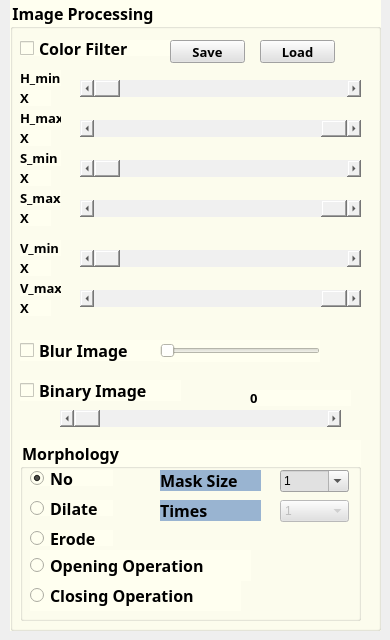
   <widget class="QWidget" name="tab_2">
    <attribute name="title">
     <string>ImageProcessing</string>
    </attribute>
    <widget class="QGroupBox" name="groupBox_3">
     <property name="geometry">
      <rect>
       <x>10</x>
       <y>0</y>
       <width>371</width>
       <height>631</height>
      </rect>
     </property>
     <property name="font">
      <font>
       <family>微軟正黑體</family>
       <pointsize>12</pointsize>
       <weight>75</weight>
       <bold>true</bold>
      </font>
     </property>
     <property name="styleSheet">
      <string notr="true">background-color: rgb(255, 255, 240);</string>
     </property>
     <property name="title">
      <string>Image Processing</string>
     </property>
     <widget class="QCheckBox" name="checkBox_ColorFilter">
      <property name="geometry">
       <rect>
        <x>10</x>
        <y>40</y>
        <width>161</width>
        <height>16</height>
       </rect>
      </property>
      <property name="font">
       <font>
        <family>微軟正黑體</family>
        <pointsize>12</pointsize>
        <weight>75</weight>
        <bold>true</bold>
       </font>
      </property>
      <property name="text">
       <string>Color Filter</string>
      </property>
     </widget>
     <widget class="QPushButton" name="button_Save_ColorFilter">
      <property name="geometry">
       <rect>
        <x>160</x>
        <y>40</y>
        <width>75</width>
        <height>23</height>
       </rect>
      </property>
      <property name="font">
       <font>
        <family>微軟正黑體</family>
        <pointsize>10</pointsize>
        <weight>75</weight>
        <bold>true</bold>
       </font>
      </property>
      <property name="styleSheet">
       <string notr="true">background-color: rgb(225, 225, 225);</string>
      </property>
      <property name="text">
       <string>Save</string>
      </property>
     </widget>
     <widget class="QPushButton" name="button_Load_ColorFilter">
      <property name="geometry">
       <rect>
        <x>250</x>
        <y>40</y>
        <width>75</width>
        <height>23</height>
       </rect>
      </property>
      <property name="font">
       <font>
        <family>微軟正黑體</family>
        <pointsize>10</pointsize>
        <weight>75</weight>
        <bold>true</bold>
       </font>
      </property>
      <property name="styleSheet">
       <string notr="true">background-color: rgb(225, 225, 225);</string>
      </property>
      <property name="text">
       <string>Load</string>
      </property>
     </widget>
     <widget class="QScrollBar" name="hScrollBar_Hmin">
      <property name="geometry">
       <rect>
        <x>70</x>
        <y>80</y>
        <width>281</width>
        <height>17</height>
       </rect>
      </property>
      <property name="styleSheet">
       <string notr="true">background-color: rgb(240, 240, 240);</string>
      </property>
      <property name="maximum">
       <number>180</number>
      </property>
      <property name="orientation">
       <enum>Qt::Horizontal</enum>
      </property>
     </widget>
     <widget class="QLabel" name="label_Hmin_Value">
      <property name="geometry">
       <rect>
        <x>10</x>
        <y>90</y>
        <width>31</width>
        <height>16</height>
       </rect>
      </property>
      <property name="font">
       <font>
        <family>微軟正黑體</family>
        <pointsize>10</pointsize>
        <weight>75</weight>
        <bold>true</bold>
       </font>
      </property>
      <property name="text">
       <string>X</string>
      </property>
     </widget>
     <widget class="QLabel" name="label_Coordinate_Image_Value_8">
      <property name="geometry">
       <rect>
        <x>10</x>
        <y>70</y>
        <width>41</width>
        <height>16</height>
       </rect>
      </property>
      <property name="font">
       <font>
        <family>微軟正黑體</family>
        <pointsize>10</pointsize>
        <weight>75</weight>
        <bold>true</bold>
       </font>
      </property>
      <property name="text">
       <string>H_min</string>
      </property>
     </widget>
     <widget class="QLabel" name="label_Coordinate_Image_Value_9">
      <property name="geometry">
       <rect>
        <x>10</x>
        <y>110</y>
        <width>41</width>
        <height>16</height>
       </rect>
      </property>
      <property name="font">
       <font>
        <family>微軟正黑體</family>
        <pointsize>10</pointsize>
        <weight>75</weight>
        <bold>true</bold>
       </font>
      </property>
      <property name="text">
       <string>H_max</string>
      </property>
     </widget>
     <widget class="QScrollBar" name="hScrollBar_Hmax">
      <property name="geometry">
       <rect>
        <x>70</x>
        <y>120</y>
        <width>281</width>
        <height>17</height>
       </rect>
      </property>
      <property name="styleSheet">
       <string notr="true">background-color: rgb(240, 240, 240);</string>
      </property>
      <property name="maximum">
       <number>180</number>
      </property>
      <property name="value">
       <number>180</number>
      </property>
      <property name="orientation">
       <enum>Qt::Horizontal</enum>
      </property>
     </widget>
     <widget class="QLabel" name="label_Hmax_Value">
      <property name="geometry">
       <rect>
        <x>10</x>
        <y>130</y>
        <width>31</width>
        <height>16</height>
       </rect>
      </property>
      <property name="font">
       <font>
        <family>微軟正黑體</family>
        <pointsize>10</pointsize>
        <weight>75</weight>
        <bold>true</bold>
       </font>
      </property>
      <property name="text">
       <string>X</string>
      </property>
     </widget>
     <widget class="QLabel" name="label_Coordinate_Image_Value_10">
      <property name="geometry">
       <rect>
        <x>10</x>
        <y>150</y>
        <width>41</width>
        <height>16</height>
       </rect>
      </property>
      <property name="font">
       <font>
        <family>微軟正黑體</family>
        <pointsize>10</pointsize>
        <weight>75</weight>
        <bold>true</bold>
       </font>
      </property>
      <property name="text">
       <string>S_min</string>
      </property>
     </widget>
     <widget class="QLabel" name="label_Coordinate_Image_Value_11">
      <property name="geometry">
       <rect>
        <x>10</x>
        <y>190</y>
        <width>41</width>
        <height>16</height>
       </rect>
      </property>
      <property name="font">
       <font>
        <family>微軟正黑體</family>
        <pointsize>10</pointsize>
        <weight>75</weight>
        <bold>true</bold>
       </font>
      </property>
      <property name="text">
       <string>S_max</string>
      </property>
     </widget>
     <widget class="QScrollBar" name="hScrollBar_Smax">
      <property name="geometry">
       <rect>
        <x>70</x>
        <y>200</y>
        <width>281</width>
        <height>17</height>
       </rect>
      </property>
      <property name="styleSheet">
       <string notr="true">background-color: rgb(240, 240, 240);</string>
      </property>
      <property name="maximum">
       <number>255</number>
      </property>
      <property name="value">
       <number>255</number>
      </property>
      <property name="orientation">
       <enum>Qt::Horizontal</enum>
      </property>
     </widget>
     <widget class="QLabel" name="label_Smax_Value">
      <property name="geometry">
       <rect>
        <x>10</x>
        <y>210</y>
        <width>31</width>
        <height>16</height>
       </rect>
      </property>
      <property name="font">
       <font>
        <family>微軟正黑體</family>
        <pointsize>10</pointsize>
        <weight>75</weight>
        <bold>true</bold>
       </font>
      </property>
      <property name="text">
       <string>X</string>
      </property>
     </widget>
     <widget class="QScrollBar" name="hScrollBar_Smin">
      <property name="geometry">
       <rect>
        <x>70</x>
        <y>160</y>
        <width>281</width>
        <height>17</height>
       </rect>
      </property>
      <property name="styleSheet">
       <string notr="true">background-color: rgb(240, 240, 240);</string>
      </property>
      <property name="maximum">
       <number>255</number>
      </property>
      <property name="orientation">
       <enum>Qt::Horizontal</enum>
      </property>
     </widget>
     <widget class="QLabel" name="label_Smin_Value">
      <property name="geometry">
       <rect>
        <x>10</x>
        <y>170</y>
        <width>31</width>
        <height>16</height>
       </rect>
      </property>
      <property name="font">
       <font>
        <family>微軟正黑體</family>
        <pointsize>10</pointsize>
        <weight>75</weight>
        <bold>true</bold>
       </font>
      </property>
      <property name="text">
       <string>X</string>
      </property>
     </widget>
     <widget class="QLabel" name="label_Coordinate_Image_Value_12">
      <property name="geometry">
       <rect>
        <x>10</x>
        <y>240</y>
        <width>41</width>
        <height>16</height>
       </rect>
      </property>
      <property name="font">
       <font>
        <family>微軟正黑體</family>
        <pointsize>10</pointsize>
        <weight>75</weight>
        <bold>true</bold>
       </font>
      </property>
      <property name="text">
       <string>V_min</string>
      </property>
     </widget>
     <widget class="QLabel" name="label_Coordinate_Image_Value_13">
      <property name="geometry">
       <rect>
        <x>10</x>
        <y>280</y>
        <width>41</width>
        <height>16</height>
       </rect>
      </property>
      <property name="font">
       <font>
        <family>微軟正黑體</family>
        <pointsize>10</pointsize>
        <weight>75</weight>
        <bold>true</bold>
       </font>
      </property>
      <property name="text">
       <string>V_max</string>
      </property>
     </widget>
     <widget class="QLabel" name="label_Vmax_Value">
      <property name="geometry">
       <rect>
        <x>10</x>
        <y>300</y>
        <width>31</width>
        <height>16</height>
       </rect>
      </property>
      <property name="font">
       <font>
        <family>微軟正黑體</family>
        <pointsize>10</pointsize>
        <weight>75</weight>
        <bold>true</bold>
       </font>
      </property>
      <property name="text">
       <string>X</string>
      </property>
     </widget>
     <widget class="QScrollBar" name="hScrollBar_Vmax">
      <property name="geometry">
       <rect>
        <x>70</x>
        <y>290</y>
        <width>281</width>
        <height>17</height>
       </rect>
      </property>
      <property name="styleSheet">
       <string notr="true">background-color: rgb(240, 240, 240);</string>
      </property>
      <property name="maximum">
       <number>255</number>
      </property>
      <property name="value">
       <number>255</number>
      </property>
      <property name="orientation">
       <enum>Qt::Horizontal</enum>
      </property>
     </widget>
     <widget class="QLabel" name="label_Vmin_Value">
      <property name="geometry">
       <rect>
        <x>10</x>
        <y>260</y>
        <width>31</width>
        <height>16</height>
       </rect>
      </property>
      <property name="font">
       <font>
        <family>微軟正黑體</family>
        <pointsize>10</pointsize>
        <weight>75</weight>
        <bold>true</bold>
       </font>
      </property>
      <property name="text">
       <string>X</string>
      </property>
     </widget>
     <widget class="QScrollBar" name="hScrollBar_Vmin">
      <property name="geometry">
       <rect>
        <x>70</x>
        <y>250</y>
        <width>281</width>
        <height>17</height>
       </rect>
      </property>
      <property name="styleSheet">
       <string notr="true">background-color: rgb(240, 240, 240);</string>
      </property>
      <property name="maximum">
       <number>255</number>
      </property>
      <property name="orientation">
       <enum>Qt::Horizontal</enum>
      </property>
     </widget>
     <widget class="QCheckBox" name="checkBox_BlurImage">
      <property name="geometry">
       <rect>
        <x>10</x>
        <y>340</y>
        <width>161</width>
        <height>21</height>
       </rect>
      </property>
      <property name="font">
       <font>
        <family>微軟正黑體</family>
        <pointsize>12</pointsize>
        <weight>75</weight>
        <bold>true</bold>
       </font>
      </property>
      <property name="text">
       <string>Blur Image</string>
      </property>
     </widget>
     <widget class="QSlider" name="trackBar_BlurMaskSize">
      <property name="geometry">
       <rect>
        <x>150</x>
        <y>340</y>
        <width>160</width>
        <height>22</height>
       </rect>
      </property>
      <property name="orientation">
       <enum>Qt::Horizontal</enum>
      </property>
     </widget>
     <widget class="QCheckBox" name="checkBox_BinaryImage">
      <property name="geometry">
       <rect>
        <x>10</x>
        <y>380</y>
        <width>161</width>
        <height>21</height>
       </rect>
      </property>
      <property name="font">
       <font>
        <family>微軟正黑體</family>
        <pointsize>12</pointsize>
        <weight>75</weight>
        <bold>true</bold>
       </font>
      </property>
      <property name="text">
       <string>Binary Image</string>
      </property>
     </widget>
     <widget class="QLabel" name="label_BinaryThreshold">
      <property name="geometry">
       <rect>
        <x>240</x>
        <y>390</y>
        <width>101</width>
        <height>16</height>
       </rect>
      </property>
      <property name="font">
       <font>
        <family>微軟正黑體</family>
        <pointsize>10</pointsize>
        <weight>75</weight>
        <bold>true</bold>
       </font>
      </property>
      <property name="text">
       <string>0</string>
      </property>
     </widget>
     <widget class="QScrollBar" name="hScrollBar_BinaryImage">
      <property name="geometry">
       <rect>
        <x>50</x>
        <y>410</y>
        <width>281</width>
        <height>17</height>
       </rect>
      </property>
      <property name="styleSheet">
       <string notr="true">background-color: rgb(240, 240, 240);</string>
      </property>
      <property name="maximum">
       <number>255</number>
      </property>
      <property name="orientation">
       <enum>Qt::Horizontal</enum>
      </property>
     </widget>
     <widget class="QGroupBox" name="groupBox_4">
      <property name="geometry">
       <rect>
        <x>10</x>
        <y>440</y>
        <width>341</width>
        <height>181</height>
       </rect>
      </property>
      <property name="font">
       <font>
        <family>微軟正黑體</family>
        <pointsize>12</pointsize>
        <weight>75</weight>
        <bold>true</bold>
       </font>
      </property>
      <property name="title">
       <string>Morphology</string>
      </property>
      <widget class="QRadioButton" name="radioButton_Morphology_No">
       <property name="geometry">
        <rect>
         <x>10</x>
         <y>30</y>
         <width>83</width>
         <height>16</height>
        </rect>
       </property>
       <property name="font">
        <font>
         <family>微軟正黑體</family>
         <pointsize>12</pointsize>
         <weight>75</weight>
         <bold>true</bold>
        </font>
       </property>
       <property name="text">
        <string>No</string>
       </property>
       <property name="checked">
        <bool>true</bool>
       </property>
      </widget>
      <widget class="QLabel" name="label_Coordinate_Image_Value_3">
       <property name="geometry">
        <rect>
         <x>140</x>
         <y>30</y>
         <width>101</width>
         <height>21</height>
        </rect>
       </property>
       <property name="font">
        <font>
         <family>微軟正黑體</family>
         <pointsize>12</pointsize>
         <weight>75</weight>
         <bold>true</bold>
        </font>
       </property>
       <property name="styleSheet">
        <string notr="true">background-color: rgb(153, 180, 209);</string>
       </property>
       <property name="text">
        <string>Mask Size</string>
       </property>
      </widget>
      <widget class="QLabel" name="label_Coordinate_Image_Value_4">
       <property name="geometry">
        <rect>
         <x>140</x>
         <y>60</y>
         <width>101</width>
         <height>21</height>
        </rect>
       </property>
       <property name="font">
        <font>
         <family>微軟正黑體</family>
         <pointsize>12</pointsize>
         <weight>75</weight>
         <bold>true</bold>
        </font>
       </property>
       <property name="styleSheet">
        <string notr="true">background-color: rgb(153, 180, 209);</string>
       </property>
       <property name="text">
        <string>Times</string>
       </property>
      </widget>
      <widget class="QRadioButton" name="radioButton_Dilate">
       <property name="geometry">
        <rect>
         <x>10</x>
         <y>60</y>
         <width>83</width>
         <height>16</height>
        </rect>
       </property>
       <property name="font">
        <font>
         <family>微軟正黑體</family>
         <pointsize>12</pointsize>
         <weight>75</weight>
         <bold>true</bold>
        </font>
       </property>
       <property name="text">
        <string>Dilate</string>
       </property>
      </widget>
      <widget class="QRadioButton" name="radioButton_Erode">
       <property name="geometry">
        <rect>
         <x>10</x>
         <y>90</y>
         <width>83</width>
         <height>16</height>
        </rect>
       </property>
       <property name="font">
        <font>
         <family>微軟正黑體</family>
         <pointsize>12</pointsize>
         <weight>75</weight>
         <bold>true</bold>
        </font>
       </property>
       <property name="text">
        <string>Erode</string>
       </property>
      </widget>
      <widget class="QRadioButton" name="radioButton_ClosingOperation">
       <property name="geometry">
        <rect>
         <x>10</x>
         <y>140</y>
         <width>211</width>
         <height>31</height>
        </rect>
       </property>
       <property name="font">
        <font>
         <family>微軟正黑體</family>
         <pointsize>12</pointsize>
         <weight>75</weight>
         <bold>true</bold>
        </font>
       </property>
       <property name="text">
        <string>Closing Operation</string>
       </property>
      </widget>
      <widget class="QRadioButton" name="radioButton_OpeningOperation">
       <property name="geometry">
        <rect>
         <x>10</x>
         <y>110</y>
         <width>221</width>
         <height>31</height>
        </rect>
       </property>
       <property name="font">
        <font>
         <family>微軟正黑體</family>
         <pointsize>12</pointsize>
         <weight>75</weight>
         <bold>true</bold>
        </font>
       </property>
       <property name="text">
        <string>Opening Operation</string>
       </property>
      </widget>
      <widget class="QComboBox" name="comboBox_MorphologyMaskSize">
       <property name="enabled">
        <bool>true</bool>
       </property>
       <property name="geometry">
        <rect>
         <x>260</x>
         <y>30</y>
         <width>69</width>
         <height>22</height>
        </rect>
       </property>
       <property name="mouseTracking">
        <bool>true</bool>
       </property>
       <property name="styleSheet">
        <string notr="true">background-color: rgb(225, 225, 225);</string>
       </property>
       <property name="editable">
        <bool>true</bool>
       </property>
       <property name="currentText">
        <string>1</string>
       </property>
       <property name="currentIndex">
        <number>0</number>
       </property>
       <property name="minimumContentsLength">
        <number>0</number>
       </property>
       <item>
        <property name="text">
         <string>1</string>
        </property>
       </item>
       <item>
        <property name="text">
         <string>3</string>
        </property>
       </item>
       <item>
        <property name="text">
         <string>5</string>
        </property>
       </item>
       <item>
        <property name="text">
         <string>7</string>
        </property>
       </item>
       <item>
        <property name="text">
         <string>9</string>
        </property>
       </item>
       <item>
        <property name="text">
         <string>11</string>
        </property>
       </item>
       <item>
        <property name="text">
         <string>13</string>
        </property>
       </item>
       <item>
        <property name="text">
         <string>15</string>
        </property>
       </item>
      </widget>
      <widget class="QComboBox" name="comboBox_MorphologyTimes">
       <property name="enabled">
        <bool>false</bool>
       </property>
       <property name="geometry">
        <rect>
         <x>260</x>
         <y>60</y>
         <width>69</width>
         <height>22</height>
        </rect>
       </property>
       <property name="styleSheet">
        <string notr="true">background-color: rgb(225, 225, 225);</string>
       </property>
       <item>
        <property name="text">
         <string>1</string>
        </property>
       </item>
       <item>
        <property name="text">
         <string>2</string>
        </property>
       </item>
       <item>
        <property name="text">
         <string>3</string>
        </property>
       </item>
       <item>
        <property name="text">
         <string>4</string>
        </property>
       </item>
       <item>
        <property name="text">
         <string>5</string>
        </property>
       </item>
       <item>
        <property name="text">
         <string>6</string>
        </property>
       </item>
       <item>
        <property name="text">
         <string>7</string>
        </property>
       </item>
       <item>
        <property name="text">
         <string>8</string>
        </property>
       </item>
       <item>
        <property name="text">
         <string>9</string>
        </property>
       </item>
       <item>
        <property name="text">
         <string>10</string>
        </property>
       </item>
       <item>
        <property name="text">
         <string>11</string>
        </property>
       </item>
       <item>
        <property name="text">
         <string>12</string>
        </property>
       </item>
       <item>
        <property name="text">
         <string>13</string>
        </property>
       </item>
       <item>
        <property name="text">
         <string>14</string>
        </property>
       </item>
       <item>
        <property name="text">
         <string>15</string>
        </property>
       </item>
       <item>
        <property name="text">
         <string>16</string>
        </property>
       </item>
       <item>
        <property name="text">
         <string>17</string>
        </property>
       </item>
       <item>
        <property name="text">
         <string>18</string>
        </property>
       </item>
       <item>
        <property name="text">
         <string>19</string>
        </property>
       </item>
       <item>
        <property name="text">
         <string>20</string>
        </property>
       </item>
      </widget>
     </widget>
    </widget>
   </widget>
